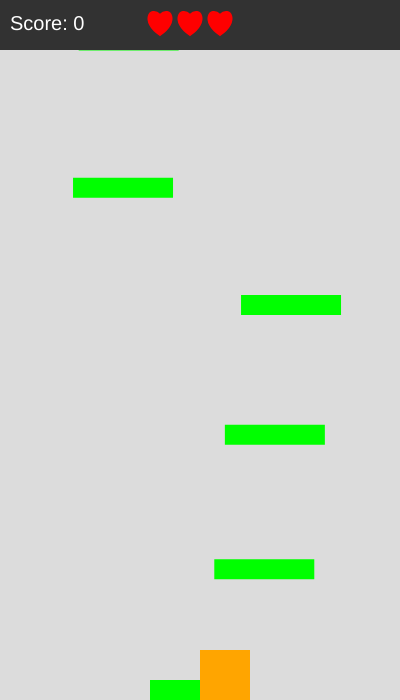
Frame 1 (no input)
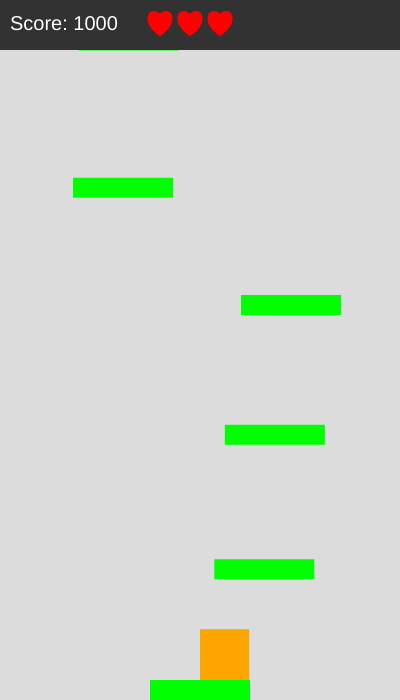
Frame 60 (no input)
Frame 120 (the mouse pressed at the canvas centre since frame 60): identical to frame 60, image omitted

The p5.js sketch that drew these frames (run headless with seeded random() and noise() and a simulated clock; from frame 60 on, the mouse is pressed at the canvas centre):

// p5.js sketch
// ── sketch.js
let player;
let platforms = [];
let gravity = 0.5;
let jumpCharge = 0;
let isCharging = false;
let score = 0;
let gameOver = false;
let lives = 3;

// Paramètres configurables
const SCROLL_SPEED = 8;
const INITIAL_PLATFORMS = 6;
const SHAKE_THRESHOLD = 12;
const TARGET_HEIGHT = 450;
const MIN_PLATFORM_SPACING = 200;
const SCROLL_SMOOTHNESS = 0.1;
const HEADER_HEIGHT = 50;
// Paramètres pour l'animation
const INITIAL_SIZE = 50;
const MIN_SQUASH = 0.5;
const MAX_SQUASH_WIDTH = 1.8;
const MAX_STRETCH = 1.5;
const STILL_TIME_THRESHOLD = 60;
// Paramètres pour la rotation
const MIN_ROTATIONS = 3;
const ROTATION_SPEED = 0.3;

const BOTTOM_MARGIN = 10; // Marge en bas de l'écran pour la plateforme la plus basse

const CANVA_W = 400;
const CANVA_H = 700;
const CANVA_BGCOLOR = 220;

function setup() {
  createCanvas(CANVA_W, CANVA_H);
  resetGame();
}

function draw() {
  background(CANVA_BGCOLOR);
  
  if (!gameOver) {
    updatePlayer();
    checkCollisions();
    
    if (player.velocity < 0) {
      scrollPlatforms(SCROLL_SPEED);
      player.rotation += ROTATION_SPEED;
    } else if (player.onPlatform) {
      player.rotation = 0;
    }
    
    displayGame();
    
    if (player.y > height) {
      lives--;
      if (lives > 0) {
        repositionPlayer();
      } else {
        gameOver = true;
      }
    }
  } else {
    displayGameOver();
  }

  fill(50, 50, 50);
  rect(0, 0, width, HEADER_HEIGHT);
  fill(255);
  textSize(20);
  textAlign(LEFT);
  text(`Score: ${score}`, 10, 30);
  displayLives();
}

function updatePlayer() {
  if (keyIsDown(LEFT_ARROW)) player.x -= 5;
  if (keyIsDown(RIGHT_ARROW)) player.x += 5;
  player.x = constrain(player.x, 0, width - player.currentW);
  
  if (!player.onPlatform || isCharging) {
    player.velocity += gravity;
    player.y += player.velocity;
  }
  
  if (isCharging) {
    jumpCharge = constrain(jumpCharge + 0.2, 10, 15);
    let squashFactor = map(jumpCharge, 0, 15, 1, MIN_SQUASH);
    player.currentH = INITIAL_SIZE * squashFactor;
    player.currentW = INITIAL_SIZE * map(squashFactor, 1, MIN_SQUASH, 1, MAX_SQUASH_WIDTH);
    if (jumpCharge > SHAKE_THRESHOLD) {
      player.shakeOffset = random(-map(jumpCharge, SHAKE_THRESHOLD, 15, 1, 5), 
                                 map(jumpCharge, SHAKE_THRESHOLD, 15, 1, 5));
    } else {
      player.shakeOffset = 0;
    }
    player.stillTime = 0;
  } 
  else if (!player.onPlatform) {
    if (player.velocity < 0) {
      let stretchFactor = map(abs(player.velocity), 0, 15, 1, MAX_STRETCH);
      player.currentH = INITIAL_SIZE * stretchFactor;
      player.currentW = INITIAL_SIZE / stretchFactor;
    } else {
      let recoveryFactor = map(player.velocity, 0, 15, 1, MAX_STRETCH);
      player.currentH = INITIAL_SIZE * recoveryFactor;
      player.currentW = INITIAL_SIZE / recoveryFactor;
    }
    player.stillTime = 0;
  } 
  else if (!isCharging) {
    player.stillTime++;
    if (player.stillTime > STILL_TIME_THRESHOLD) {
      player.currentH += (INITIAL_SIZE - player.currentH) * 0.1;
      player.currentW += (INITIAL_SIZE - player.currentW) * 0.1;
    }
  }
  
  player.onPlatform = false;
}

function displayGame() {
  for (let p of platforms) {
    if (p.y + p.h > HEADER_HEIGHT) {
      fill(0, 255, 0);
      noStroke();
      rect(p.x, p.y, p.w, p.h);
    }
  }
  
  push();
  translate(player.x + player.currentW/2 + player.shakeOffset, 
           player.y + player.currentH/2 + player.shakeOffset);
  rotate(player.rotation);
  fill(255, 165, 0);
  noStroke();
  rect(-player.currentW/2, -player.currentH/2, player.currentW, player.currentH);
  pop();
}

function keyPressed() {
  if (key === ' ' && player.canJump) { // Vérifie si le joueur peut sauter
    isCharging = true;
    player.canJump = false; // Désactive le saut jusqu'à l'atterrissage
  }
  if (key === 'r' || key === 'R') {
    resetGame();
  }
}

// Modifier keyReleased pour supprimer la condition sur canJump
function keyReleased() {
  if (key === ' ') {
    isCharging = false;
    player.velocity = -jumpCharge;
    player.lastJumpForce = jumpCharge;
    let rotationCount = MIN_ROTATIONS + floor(map(jumpCharge, 10, 15, 0, 2));
    player.targetRotation = rotationCount * TWO_PI;
    jumpCharge = 0;
    player.shakeOffset = 0;
  }
}

function checkCollisions() {
  for (let p of platforms) {
    if (player.y + player.currentH >= p.y && 
        player.y + player.currentH <= p.y + p.h + 2 &&
        player.x + player.currentW > p.x && 
        player.x < p.x + p.w &&
        player.velocity > 0) {
      player.y = p.y - player.currentH;
      player.velocity = 0;
      player.onPlatform = true;
      player.canJump = true; // Réactive la possibilité de sauter
      
      if (p.y < player.highestPlatform) {
        score += 1000;
        player.highestPlatform = p.y;
      }
    }
  }
}

function scrollPlatforms(targetSpeed) {
  let platformsBelow = platforms.filter(p => 
    p.y + p.h > HEADER_HEIGHT && p.y >= (player.onPlatform ? player.y : player.y + player.currentH)
  ).length;
  
  if (player.velocity < 0 && platformsBelow > 2) {
    for (let p of platforms) {
      if (!p.currentSpeed) p.currentSpeed = 0;
      
      p.currentSpeed += (targetSpeed - p.currentSpeed) * SCROLL_SMOOTHNESS;
      p.y += p.currentSpeed;
      
      if (player.onPlatform && 
          player.y + player.currentH === p.y && 
          player.x + player.currentW > p.x && 
          player.x < p.x + p.w) {
        player.y += p.currentSpeed;
      }
    }
  }
  
  platforms = platforms.filter(p => p.y < height);
  
  if (platforms.length < INITIAL_PLATFORMS) {
    let lastY = platforms.length > 0 ? platforms[platforms.length-1].y : height;
    let newY = lastY - random(100, 150);
    platforms.push({
      x: random(0, width-100),
      y: newY,
      w: 100,
      h: 20,
      currentSpeed: targetSpeed
    });
  }
}

function resetGame() {
  player = {
    x: width/2,
    y: height - 50,
    w: INITIAL_SIZE,
    h: INITIAL_SIZE,
    currentW: INITIAL_SIZE,
    currentH: INITIAL_SIZE,
    velocity: 0,
    rotation: 0,
    targetRotation: 0,
    shakeOffset: 0,
    lastJumpForce: 0,
    highestPlatform: height,
    onPlatform: true,
    stillTime: 0,
    canJump: true // Initialisé à true pour permettre le premier saut
  };
  
  platforms = [];
  platforms.push({
    x: width/2 - 50,
    y: height - 20,
    w: 100,
    h: 20,
    currentSpeed: 0
  });
  
  for (let i = 1; i < INITIAL_PLATFORMS; i++) {
    let lastY = platforms[i-1].y;
    platforms.push({
      x: random(0, width-100),
      y: lastY - random(MIN_PLATFORM_SPACING, 100),
      w: 100,
      h: 20,
      currentSpeed: 0
    });
  }
  
  score = 0;
  gameOver = false;
  lives = 3;
}

function displayGameOver() {
  fill(0);
  noStroke();
  textSize(40);
  textAlign(CENTER);
  text("Game Over", width/2, height/2);
  textSize(20);
  text("Press R to restart", width/2, height/2 + 40);
}

function displayLives() {
  const heartSize = 20;
  const heartSpacing = 10;
  const totalWidth = 3 * heartSize + 2 * heartSpacing;
  const startX = (width - totalWidth) / 2;
  
  for (let i = 0; i < 3; i++) {
    let x = startX + i * (heartSize + heartSpacing);
    let y = 15;
    
    noFill();
    stroke(255, 0, 0);
    strokeWeight(2);
    if (i < lives) {
      fill(255, 0, 0);
    }
    beginShape();
    vertex(x, y);
    bezierVertex(x - heartSize / 2, y - heartSize / 2, 
                 x - heartSize, y + heartSize / 3, 
                 x, y + heartSize);
    bezierVertex(x + heartSize, y + heartSize / 3, 
                 x + heartSize / 2, y - heartSize / 2, 
                 x, y);
    endShape(CLOSE);
    noStroke();
  }
}

function repositionPlayer() {
  let lowestPlatform = platforms.reduce((lowest, p) => 
    (p.y + p.h > HEADER_HEIGHT && p.y > lowest.y) ? p : lowest, 
    platforms.filter(p => p.y + p.h > HEADER_HEIGHT)[0] || platforms[0]);
  player.y = lowestPlatform.y - player.currentH;
  player.x = lowestPlatform.x + (lowestPlatform.w - player.currentW) / 2;
  player.velocity = 0;
  player.onPlatform = true;
  player.canJump = true; // Réactive le saut après repositionnement
}
// ── style.css
body {
  margin: 0;
  padding: 0;
  display: flex;
  justify-content: center;
  align-items: center;
  min-height: 100vh;
  background-color: #f0f0f0; /* Optional: adds a background color */
}

#sketch-container {
  display: inline-block;
}
